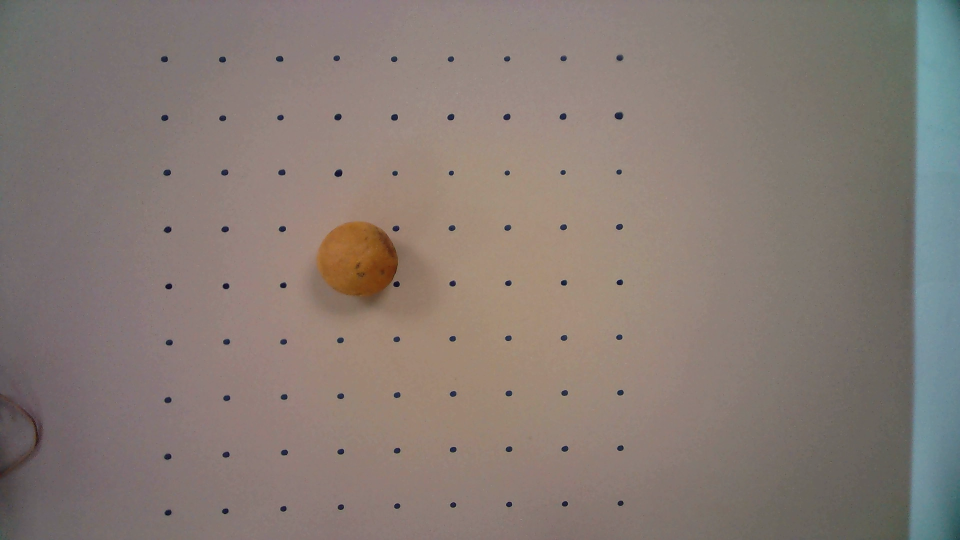
#> input picture MAIN/test/Objects1.png, 1920 x 1080 px (shown at 1/2 size)
$ python -i DetectedObjects.py   (imports and definitions only)
#> lines starting #> are read from the running program, lines starting #| are printed output that depends on the picture; after the words box and inside, x2 and y2 are one past the last pixel; in counts of white or black regions, pixels touching at a corner belong together
#> further down, picture is the input picture: shape (1080, 1920, 3); mean B, G, R 116.2, 122.7, 134.4
import cv2
import numpy as np
import math
from getWorldCoordinates import getPixel
# This class is resposinble for providing all data needed from the detected objects


parameters = cv2.aruco.DetectorParameters()
aruco_dict = cv2.aruco.getPredefinedDictionary(cv2.aruco.DICT_5X5_50)
aruco_detector = cv2.aruco.ArucoDetector(aruco_dict, parameters)


class DetectedObjects():

    # Calibration constants
    pixel_cm = 1
    areaThresh = 850

    distanceThresh = 10

    # areaThresh = 20

    # Counterclockwise angle of objects from the x-axis
    orientation = 0

    def __init__(self, img) -> None:
        self.img = img
        self.gray = cv2.cvtColor(img, cv2.COLOR_BGR2GRAY)
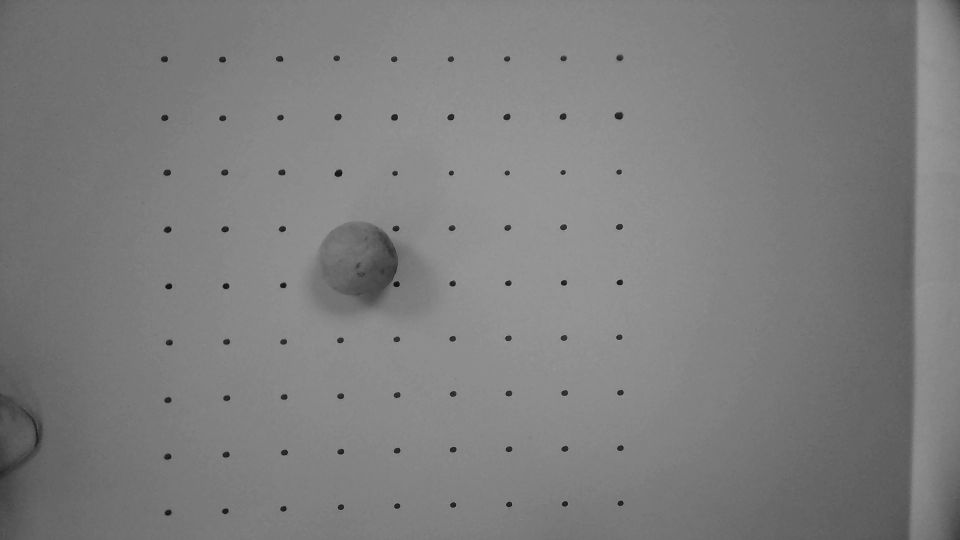
#> self.gray: shape (1080, 1920) (shown at 1/2 size); min 1, max 178, mean 125.4
        gray_norm = cv2.normalize(
            self.gray, None, alpha=0, beta=255, norm_type=cv2.NORM_MINMAX)
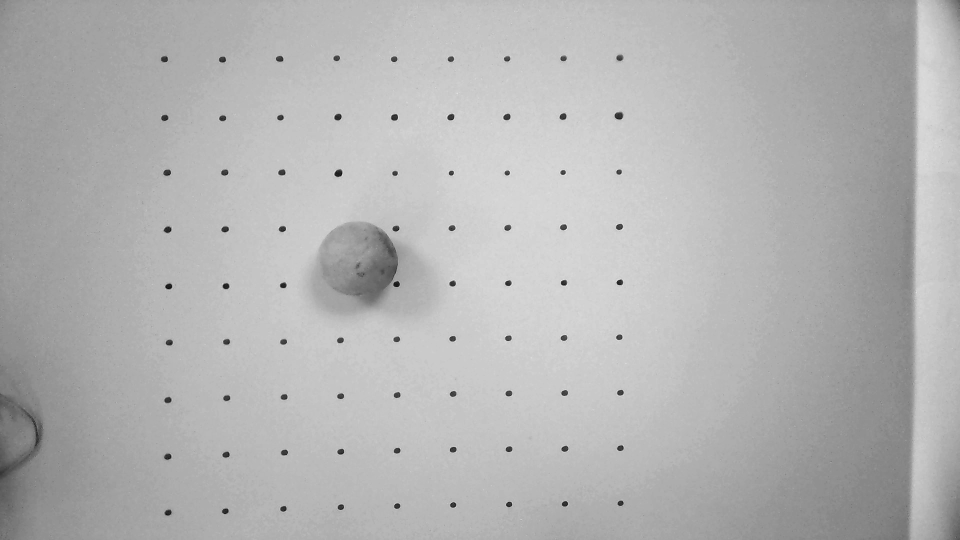
#> gray_norm: shape (1080, 1920) (shown at 1/2 size); min 0, max 255, mean 179.2
        gray_norm2 = cv2.normalize(
            gray_norm, None, alpha=0, beta=255, norm_type=cv2.NORM_MINMAX)
        self.blur = cv2.GaussianBlur(gray_norm2, (1, 1), cv2.BORDER_DEFAULT)
        self.filter = cv2.bilateralFilter(self.blur, 10, 55, 55)
        kernel = cv2.getStructuringElement(cv2.MORPH_RECT, (1, 1))
        erosion = cv2.erode(self.filter, kernel, iterations=7)
        dilation = cv2.dilate(erosion, kernel, iterations=7)
        self.edges = cv2.Canny(dilation, 50, 150)
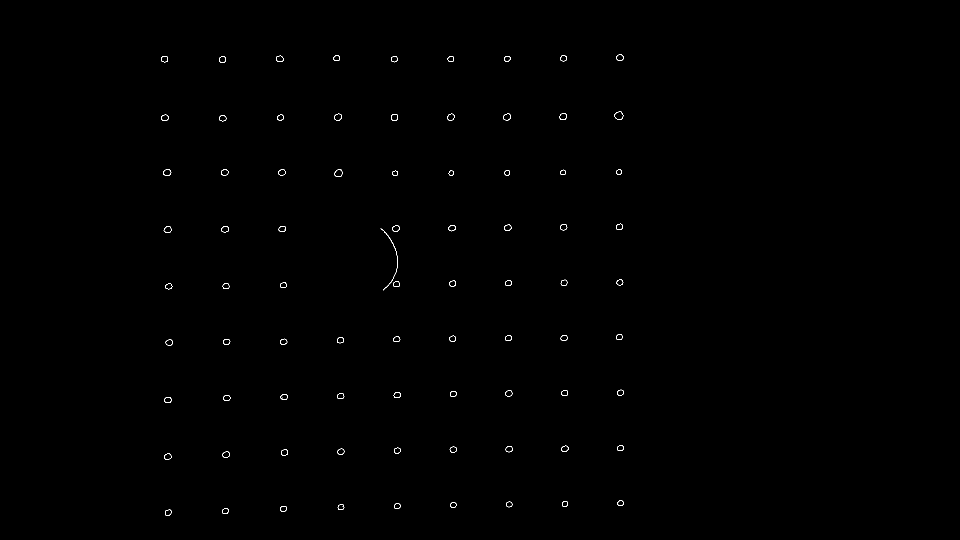
#> self.edges: shape (1080, 1920) (shown at 1/2 size); 0.18% white in thin lines or dots, all inside (x1, y1, x2, y2) = (322, 109, 1248, 1031)
        # Create a Mask with adaptive threshold
        mask = cv2.adaptiveThreshold(
            dilation, 255, cv2.ADAPTIVE_THRESH_MEAN_C, cv2.THRESH_BINARY_INV, 19, 5)
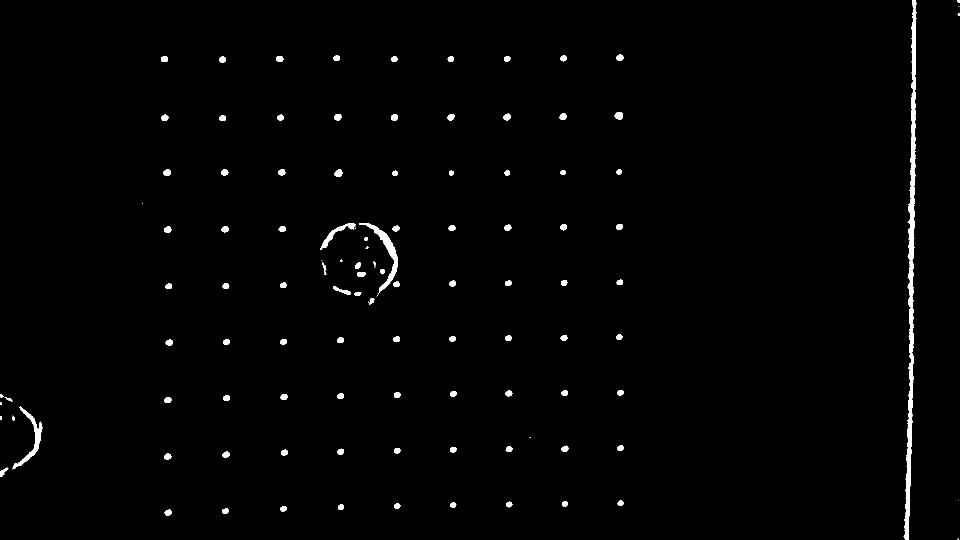
#> mask: shape (1080, 1920) (shown at 1/2 size); 1.1% white; 117 white regions (18 under 20 px)
        self.contours = cv2.findContours(
            mask, cv2.RETR_EXTERNAL, cv2.CHAIN_APPROX_SIMPLE)
#> self.contours = 117 contours, 22 with area under 20; largest, box (x1, y1, x2, y2) and area: (1807, 0, 1833, 1080) 7380, (718, 446, 796, 588) 1582, (25, 813, 84, 939) 1100, (640, 446, 712, 500) 594, (1229, 224, 1246, 239) 184
        self.centers = []
        # self.mergeContours()
        self.objects = self.getContours()


    # [16 lines of commented-out code are left out]


    def getContours(self):
        contours, _= self.contours
#> contours has the same summary as self.contours in __init__
        objects = []
        index = 0
        px_cm = self.getDimensions()
        print("Pixel to cm ratio: ", px_cm)
        for cnt in contours:
            area = cv2.contourArea(cnt)
            if area > self.areaThresh:
                index += 1
                M = cv2.moments(cnt)
                # Check if the zeroth moment is not zero to prevent division be zero rule
                if M["m00"] != 0:
                    # Get the center x and center y of the objects in the contours
                    cx = int(M['m10'] / M['m00'])
                    cy = int(M['m01'] / M['m00'])
                x, y, w, h = cv2.boundingRect(cnt)
                _, _, angle = cv2.minAreaRect(cnt)
                cv2.putText(self.img, str(int(w / px_cm)), (cx, cy),
                            cv2.FONT_HERSHEY_COMPLEX, 0.5, (0, 175, 255), 2)
                cv2.putText(self.img, str(int(h / px_cm)), (cx, cy + 20),
                            cv2.FONT_HERSHEY_COMPLEX, 0.5, (0, 175, 255), 2)
                if angle < 0:
                    angle = 90 + angle
                objects.append(PickableObjects(
                    (cx, cy), (int(w / px_cm), int(h / px_cm)), angle, (x, y)))
                # objects[f'object {index}'] = {"center_x": cx, "center_y": cy, "bound_x": x,
                #                               "bound_y": y, "pixel_w": int(w / px_cm), "pixel_h": int(h / px_cm), "angle": angle}
        return objects

    # [46 lines left out: functions getCenterPoints, getBoundingBox, not called in this run]

    def getDimensions(self):
        corners, _, _ = aruco_detector.detectMarkers(self.img)
#> corners = ()
        int_corners = np.int0(corners)
#> int_corners = empty array
        cv2.polylines(self.img, int_corners, True, (0, 255, 0), 5)

        if corners:
            aruco_perimeter = cv2.arcLength(corners[0], True)

            self.pixel_cm = aruco_perimeter / 20
        else:
            self.pixel_cm = 1
        print("Gotten px to cm ratio")
        return self.pixel_cm

    # [10 lines left out: function sortDetectedObjects, not called in this run]


class PickableObjects():
    # CONSTANT
    MAX_HEIGHT = 20
    HEIGHT_WEIGHT = 40

    MAX_WIDTH = 20
    WIDTH_WEIGHT = 40

    MAX_DISTANCE = 50
    DISTANCE_WEIGHT = 20

    def __init__(self, center_point, dimensions, orientation, boundaries) -> None:
        self.center_point = center_point
        self.dimensions = dimensions
        self.orientation = orientation
        self.boundaries = boundaries

    # [8 lines left out: function getPickScore, not called in this run]

>>> import cv2
>>> picture = cv2.imread('test/Objects1.png')
>>> result = DetectedObjects(picture).getContours()
#> the loop in getContours, `for cnt in contours:` made 117 passes
#> (area, cx, cy, x, y, w, h, angle) on pass 27: (1099.5, 63, 877, 25, 813, 59, 126, 6.65)
#> (area, cx, cy, x, y, w, h, angle) on passes 83, 117: (1582, 773, 505, 718, 446, 78, 142, 75.09), (7380.5, 1822, 546, 1807, 0, 26, 1080, 0.73)
#> after the loop in getContours, `for cnt in contours:`:
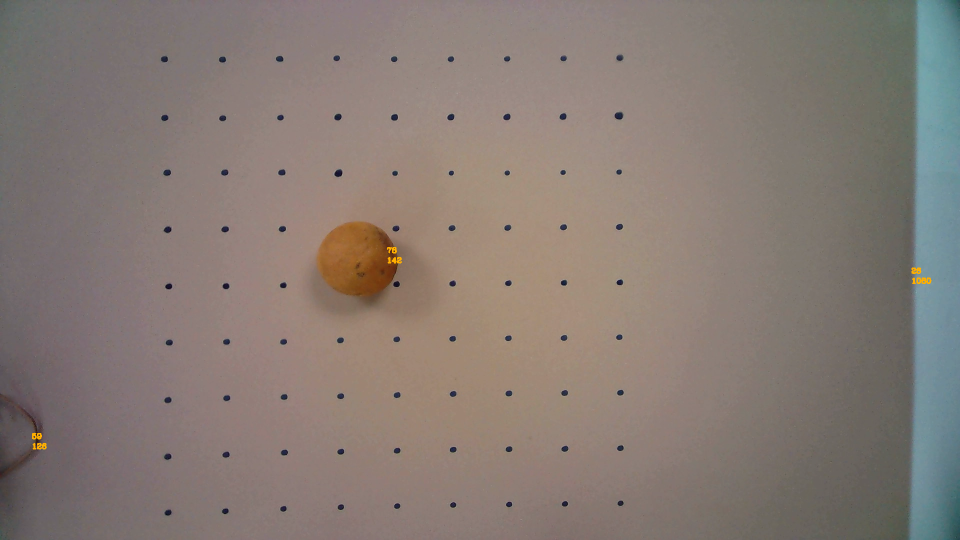
#> self.img: shape (1080, 1920, 3) (shown at 1/2 size); 0.07% of pixels changed, all inside (x1, y1, x2, y2) = (64, 494, 1863, 899)
#> after the loop in getContours, `for cnt in contours:`: index = 3; objects = 3 items
#> the loop in getContours (call 2), `for cnt in contours:` made 117 passes
#> result = 3 items
